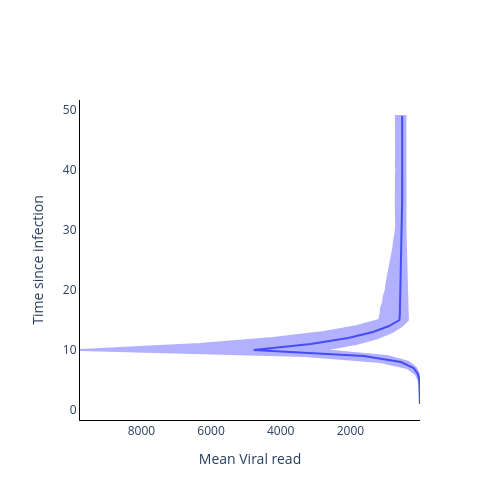

The notebook cell this image was saved under:
### Code cell
fig = go.Figure()

fig.add_trace(
    go.Scatter(
        y=time_from_infec,
        x=np.mean(vr_val, axis=1),
        mode='lines',
        name='Mean Viral read',
        showlegend=False,
    )
)

fig.add_trace(
    go.Scatter(
        y=time_from_infec.tolist() + time_from_infec.tolist()[::-1],
        x=np.quantile(vr_val, 0.975, axis=1).tolist() + np.quantile(vr_val, 0.025, axis=1).tolist()[::-1],
        mode='lines',
        fill='toself',
        fillcolor='blue',
        line_color='blue',
        opacity=0.3,
        showlegend=False,
    )
)

# Add axis labels
fig.update_layout(
    width=500, 
    height=500,
    plot_bgcolor='white',
    xaxis=dict(
        linecolor='black',
        title = 'Mean Viral read',
        autorange='reversed'
        ),
    yaxis=dict(
        linecolor='black',
        title = 'Time since infection'),
    #legend=dict(
    #    orientation="h",
    #    yanchor="bottom",
    #    y=1.02,
    #    xanchor="right",
    #    x=1
    #)
    )

fig.write_image('images/SIR_Viral_read_model.pdf')
fig.show()

### Figure 1 — Plotly figure (JSON) as saved in the notebook; plotly's stock layout.template omitted (floating-point values rounded to 4 significant figures)
{"data": [{"mode": "lines", "name": "Mean Viral read", "showlegend": false, "type": "scatter", "x": [2.447, 2.457, 2.454, 7.213, 21.3, 62.92, 184.7, 548.0, 1615.0, 4776.0, 3136.0, 2065.0, 1348.0, 891.3, 591.2, 580.1, 576.3, 567.1, 563.9, 559.4, 554.5, 549.7, 545.3, 536.9, 533.1, 531.3, 524.3, 521.2, 516.5, 511.7, 512.5, 513.6, 513.9, 513.7, 512.9, 512.7, 513.2, 514.6, 512.9, 511.7, 512.1, 512.8, 513.2, 513.5, 513.0, 512.3, 512.3, 513.4, 513.0], "y": [1, 2, 3, 4, 5, 6, 7, 8, 9, 10, 11, 12, 13, 14, 15, 16, 17, 18, 19, 20, 21, 22, 23, 24, 25, 26, 27, 28, 29, 30, 31, 32, 33, 34, 35, 36, 37, 38, 39, 40, 41, 42, 43, 44, 45, 46, 47, 48, 49]}, {"fill": "toself", "fillcolor": "blue", "line": {"color": "blue"}, "mode": "lines", "opacity": 0.3, "showlegend": false, "type": "scatter", "x": [5.033, 5.032, 4.985, 15.12, 42.78, 131.2, 372.4, 1134.0, 3314.0, 9763.0, 6335.0, 4223.0, 2767.0, 1804.0, 1180.0, 1134.0, 1120.0, 1063.0, 1041.0, 983.0, 967.5, 933.1, 912.5, 865.2, 822.8, 803.9, 767.4, 750.5, 714.2, 692.7, 686.9, 692.8, 701.0, 696.4, 698.2, 694.6, 697.3, 693.5, 692.3, 683.5, 697.0, 688.7, 688.4, 690.3, 689.7, 698.0, 687.5, 688.0, 692.3, 420.5, 421.2, 421.0, 421.7, 421.7, 422.4, 421.7, 419.8, 421.6, 420.0, 420.5, 422.3, 421.5, 421.2, 421.0, 422.1, 422.2, 422.9, 421.9, 420.3, 416.3, 409.2, 404.8, 400.8, 394.6, 391.1, 383.2, 379.8, 374.9, 371.2, 363.4, 360.7, 354.5, 351.1, 349.3, 524.4, 801.5, 1213.0, 1835.0, 2814.0, 948.1, 322.1, 109.1, 37.02, 12.51, 4.223, 1.442, 1.455, 1.451], "y": [1, 2, 3, 4, 5, 6, 7, 8, 9, 10, 11, 12, 13, 14, 15, 16, 17, 18, 19, 20, 21, 22, 23, 24, 25, 26, 27, 28, 29, 30, 31, 32, 33, 34, 35, 36, 37, 38, 39, 40, 41, 42, 43, 44, 45, 46, 47, 48, 49, 49, 48, 47, 46, 45, 44, 43, 42, 41, 40, 39, 38, 37, 36, 35, 34, 33, 32, 31, 30, 29, 28, 27, 26, 25, 24, 23, 22, 21, 20, 19, 18, 17, 16, 15, 14, 13, 12, 11, 10, 9, 8, 7, 6, 5, 4, 3, 2, 1]}], "layout": {"height": 500, "plot_bgcolor": "white", "width": 500, "xaxis": {"autorange": "reversed", "linecolor": "black", "title": {"text": "Mean Viral read"}}, "yaxis": {"linecolor": "black", "title": {"text": "Time since infection"}}}}
